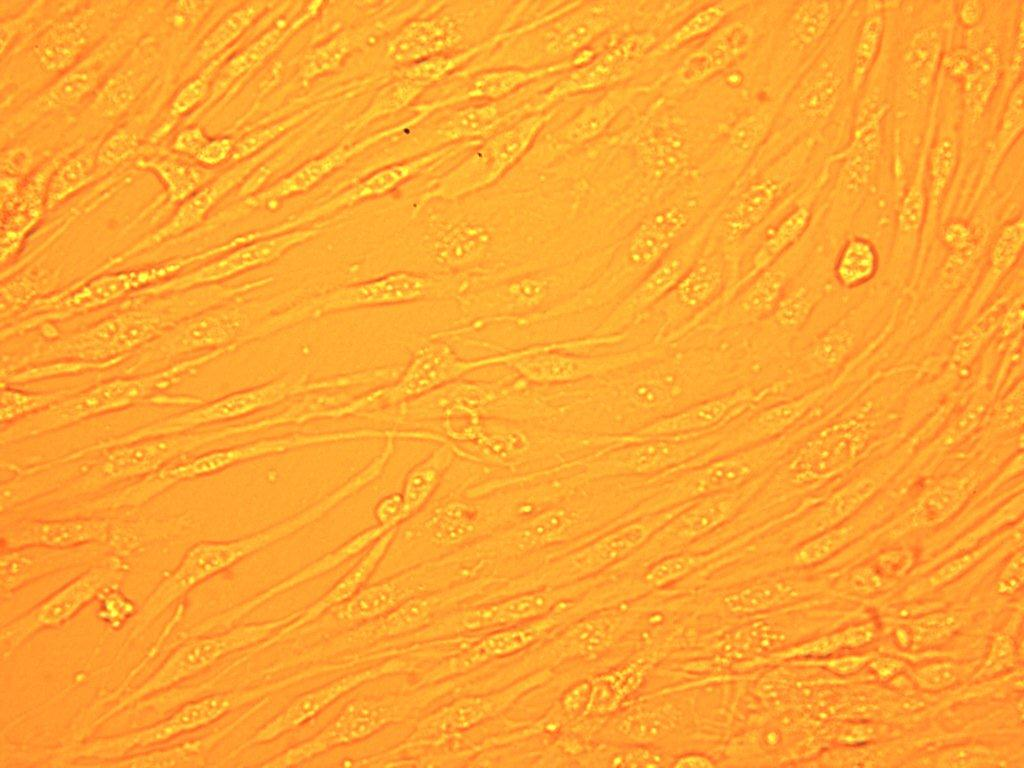
%> input picture Image Processing/Project/cell1.jpg, 1024 x 768 px
$ octave investigate.m   (GNU Octave 9; MATLAB toolbox functions it lacks are replaced by stand-ins)
%> lines starting %> are read from the running program, lines starting %| are printed output that depends on the picture; in (x1, y1, x2, y2) boxes, pixels count from 0 and x2, y2 are one past the last pixel; in counts of white or black regions, pixels touching at a corner belong together; the program's own positions count from 1
### Image Processing/Project/anisotropic_diffusion.m
function [ j ] = anisotropic_diffusion( image, num_iter, k)
%ANISOTROPIC_DIFFUSION Performs Perona-Malik Anisotropic Diffusion
%   Standard implementation. Uses exponential coefficient.

j = image;
j = double(j)/255;

%% Begin Anisotropic Diffusion Algorithm

% Set the number of updates of the AD Image.
for iter = 1:num_iter

    %%% Compute Gradient Images
    % North Gradient
    north = zeros(size(j,1), size(j,2));
    north(2:end, 1:end) =  j(1:end-1, 1:end) ;
    north(1, :) = j(1, :);

    del_j_north = north - j;

    % South Gradient.
    south = zeros(size(j,1), size(j,2));
    south(1:end-1, 1:end) =  j(2:end, 1:end) ;
    south(end, :) = j(end, :);

    del_j_south = south - j;

    % West Gradient.
    west = zeros(size(j,1), size(j,2));
    west(:, 2:end) =  j(:, 1:end-1) ;
    west(:, 1) = j(:, 1);

    del_j_west = west - j;

    % East Gradient.
    east = zeros(size(j,1), size(j,2));
    east(:, 1:end-1) =  j(:, 2:end);
    east(:, end) = j(:, end);

    del_j_east = east - j;

    %%% Calculate Diffusion Coefficients.
    cn = exp(-(del_j_north./k).^2);
    cs = exp(-(del_j_south./k).^2);
    ce = exp(-(del_j_east./k).^2);
    cw = exp(-(del_j_west./k).^2);

    % Update the image on this iteration.
    j_plus_1 = j + 0.25.*(cn.*del_j_north + cs.*del_j_south + east.*del_j_east + west.*del_j_west);
    % Set j as updated one, make it clear what's happening
    % This wastes memory...
    j = j_plus_1;

end
end

### Image Processing/Project/investigate.m
%% Term Project
%
%  Ashutosh Priyadarshy
%
%  Digital Image Processing - Spring 2012
%
%  Cell Counting and Segmentation
%
%  input img = img1

% Clear all variable and close all figures.
close all; clear all;

% Read in all the images.
img1 = imread('cell1.jpg');
%> img1 is the input picture: size 768x1024x3 uint8; mean R, G, B 252, 165.7, 50.8
img2 = imread('cell2.jpg'); img2(:, :, 3) = 0;
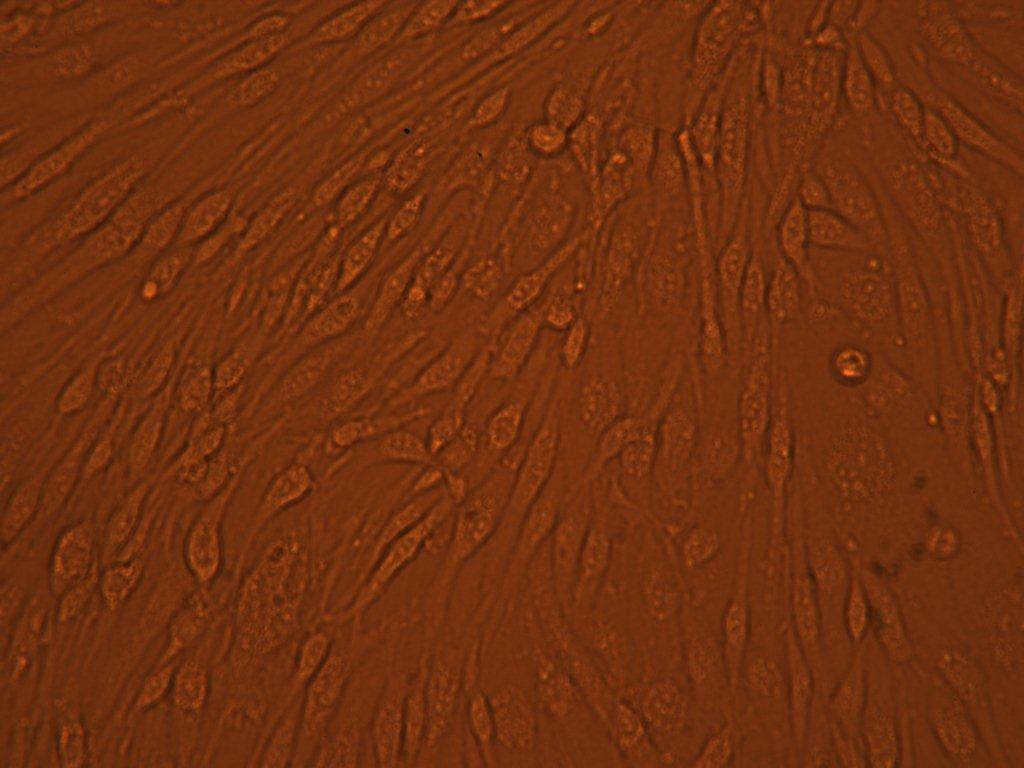
%> input picture Image Processing/Project/cell2.jpg, 1024 x 768 px
%> further down, img2 is the input picture: size 768x1024x3 uint8; mean R, G, B 113.5, 48.4, 15.1
img3 = imread('cell3.jpg');
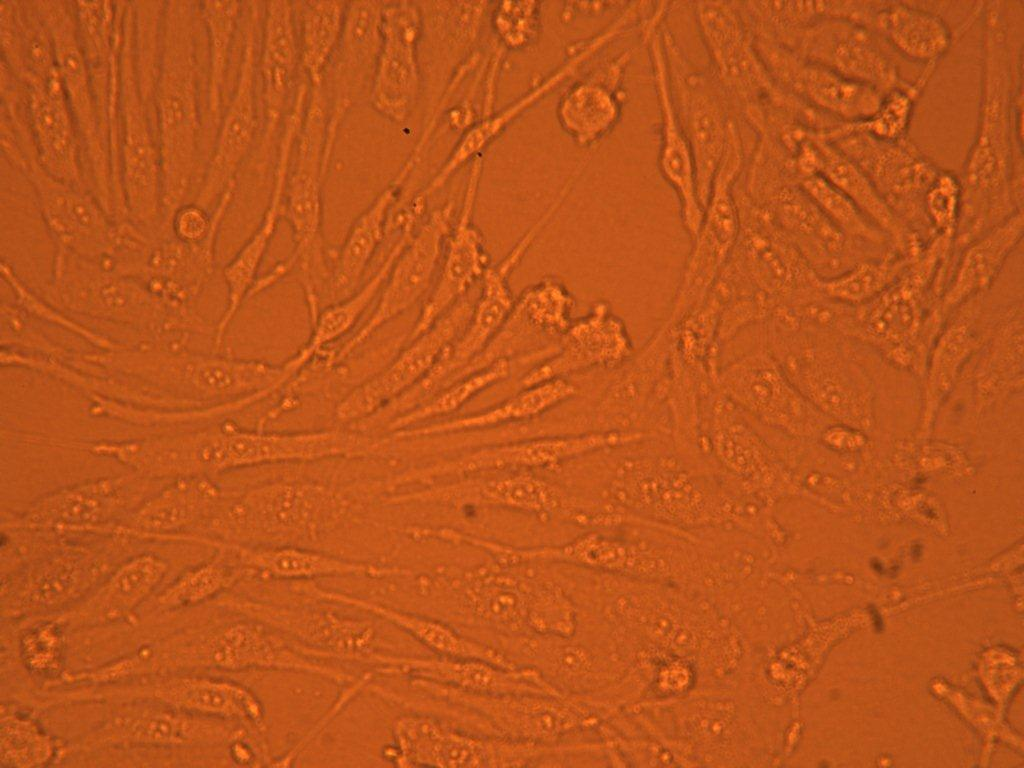
%> input picture Image Processing/Project/cell3.jpg, 1024 x 768 px
%> img3 is the input picture: size 768x1024x3 uint8; mean R, G, B 186.9, 83.4, 26.3

% Choose an Image to work with in graycale.
original = img2;
img = rgb2gray(img2);
img = adapthisteq(img);
figure; imagesc(img); title('Original Image');

% Perform Anisotropic Diffusion @50 iterations and k = 2;
img = anisotropic_diffusion(img, 50, 2);
%> img: size 768x1024 double
figure; imagesc(img); title('The Image after Anisotropic Diffusion');

%perform full-contrast histogram stretch
img = imadjust(img); img = adapthisteq(img);
%> after `img = adapthisteq(img)`:
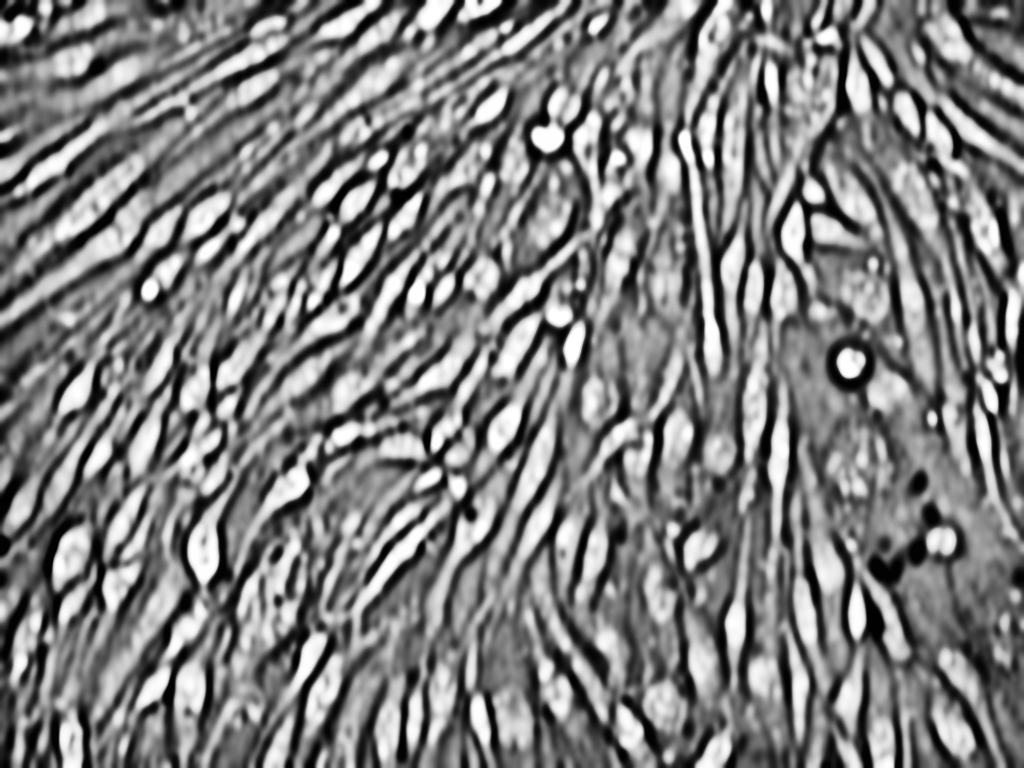
%> img: size 768x1024 double; min 0, max 1, mean 0.497
% Reshape to a linear array of intensity in order to perform a K-means.
intns = double(reshape(img, [size(img,1)*size(img,2), 1]));

% Perform K-Means Clustering
[cluster_idx cluster_center] = kmeans(intns,3);
%> cluster_center = [0.496; 0.823; 0.176]
label_mat =  reshape(cluster_idx, [768 1024]);
%> label_mat: size 768x1024 double; 3 distinct labels, from 1 to 3
figure; imagesc(label_mat); title('The Label Matrix following k-means Clustering');
colorbar;

% Choose the desired label form the label matrix.
segments = label_mat == 3;
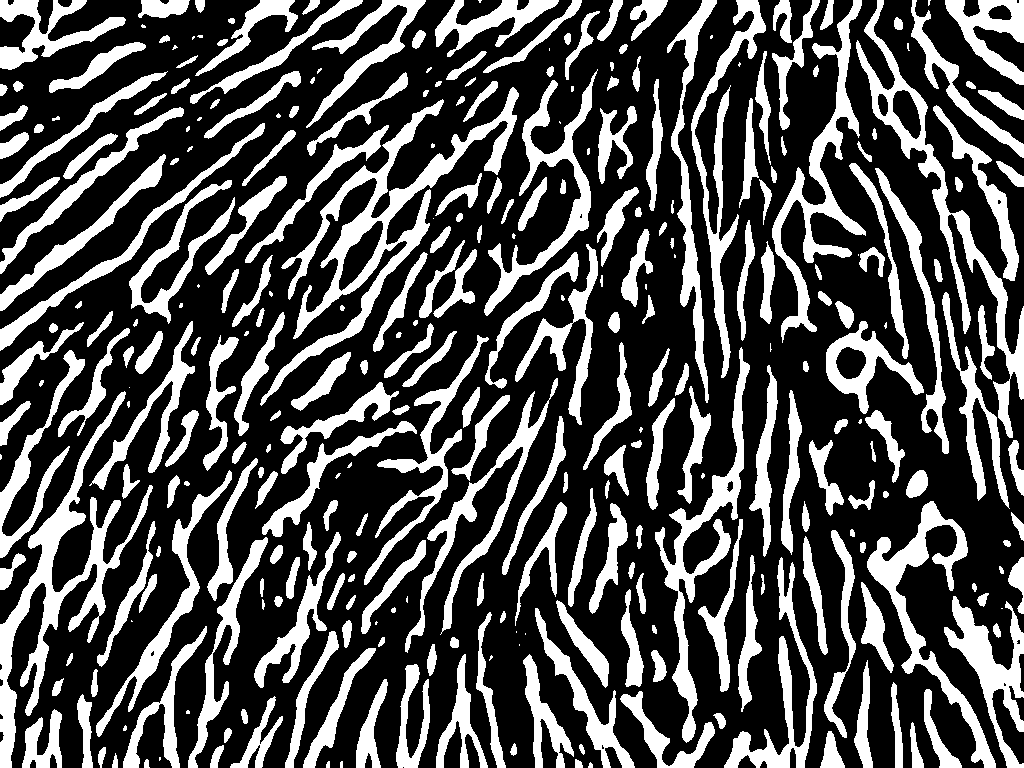
%> segments: size 768x1024 logical; 31% white; 321 white regions (51 under 20 px), largest, box (x1, y1, x2, y2) and area: (260, 87, 519, 406) 11353, (0, 391, 153, 768) 9538, (856, 0, 1024, 438) 7331
figure; imagesc(segments);
%> after `imagesc(segments)`:
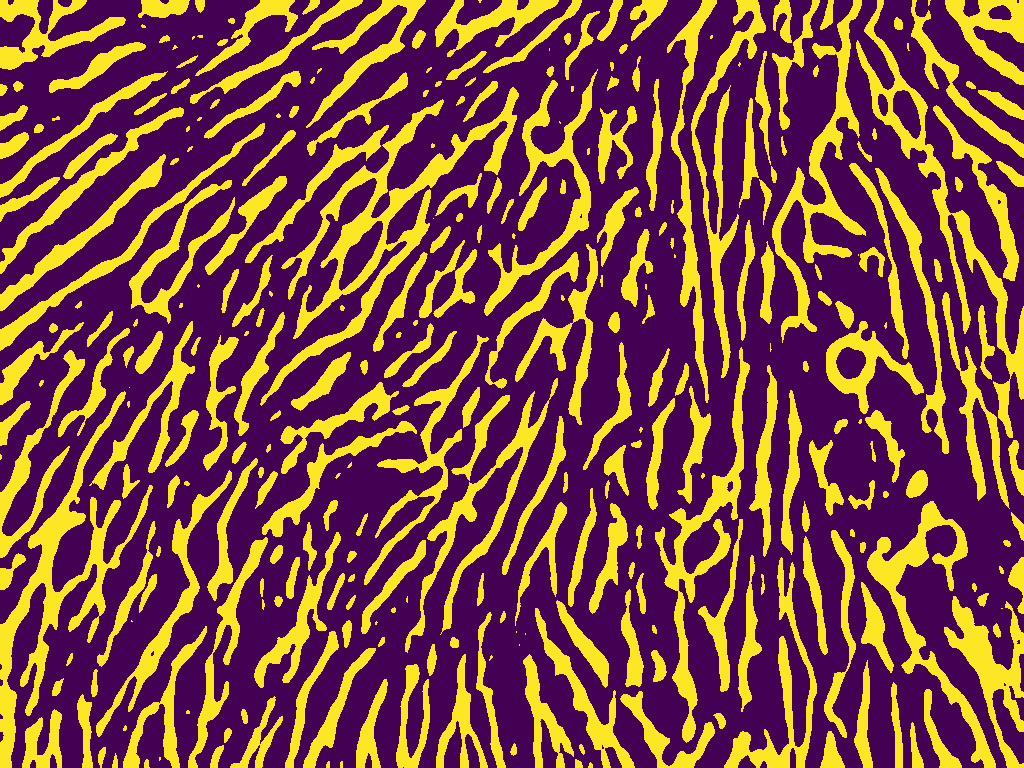
%> displayed picture: size 768x1024x3, on the screen's scale of 0 to 255; mean R, G, B 125.4, 72.4, 69.4

% Extract the boundaries of the segments (Moore-Neighbor).
B = bwboundaries(segments);
%> B = 333 boundaries; largest, box (x1, y1, x2, y2) and points: (260, 87, 519, 406) 2001, (0, 391, 153, 768) 1838, (856, 0, 1024, 438) 1529, (772, 0, 866, 343) 1264, (691, 0, 766, 378) 1232
figure; imagesc(original); title('Original Image with Overlaid Segmentation');

hold on;
cell_count = 0;             % Initialize a count of cells.
for k = 1:length(B)

    % Extract the boundary.
    boundary = B{k};

    % Find the perimeter...threshold based on this.
    perim(k) = length(boundary);

    % Set a perimeter threshold and draw the boundary if it's met.
    if (perim(k) > 80)
        cell_count = cell_count + 1;
        % Show the final segmentation on the original image.
        plot(boundary(:, 2), boundary(:,1), 'w');
    end

end
%> this loop made 333 passes
%> boundary on passes 42 to 43: [388 130; 388 130], [621 132; 622 133; 622 132; 621 132]
%> after the loop, cell_count = 139; perim = 333 values, max 2001 at index 96, min 2 at index 42, mean 164.2
title(['Final Segmentation with ' num2str(cell_count) ' cells.']);
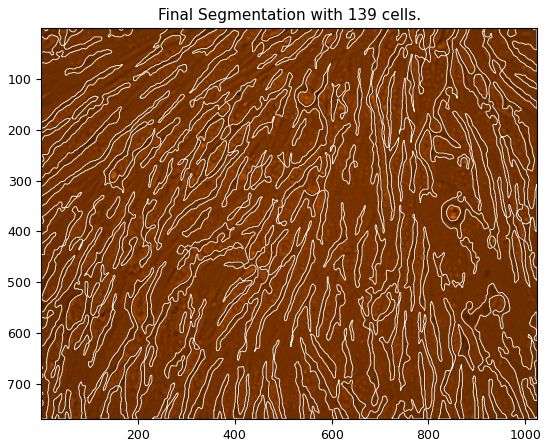
%> figure redrawn from the program's plot data
